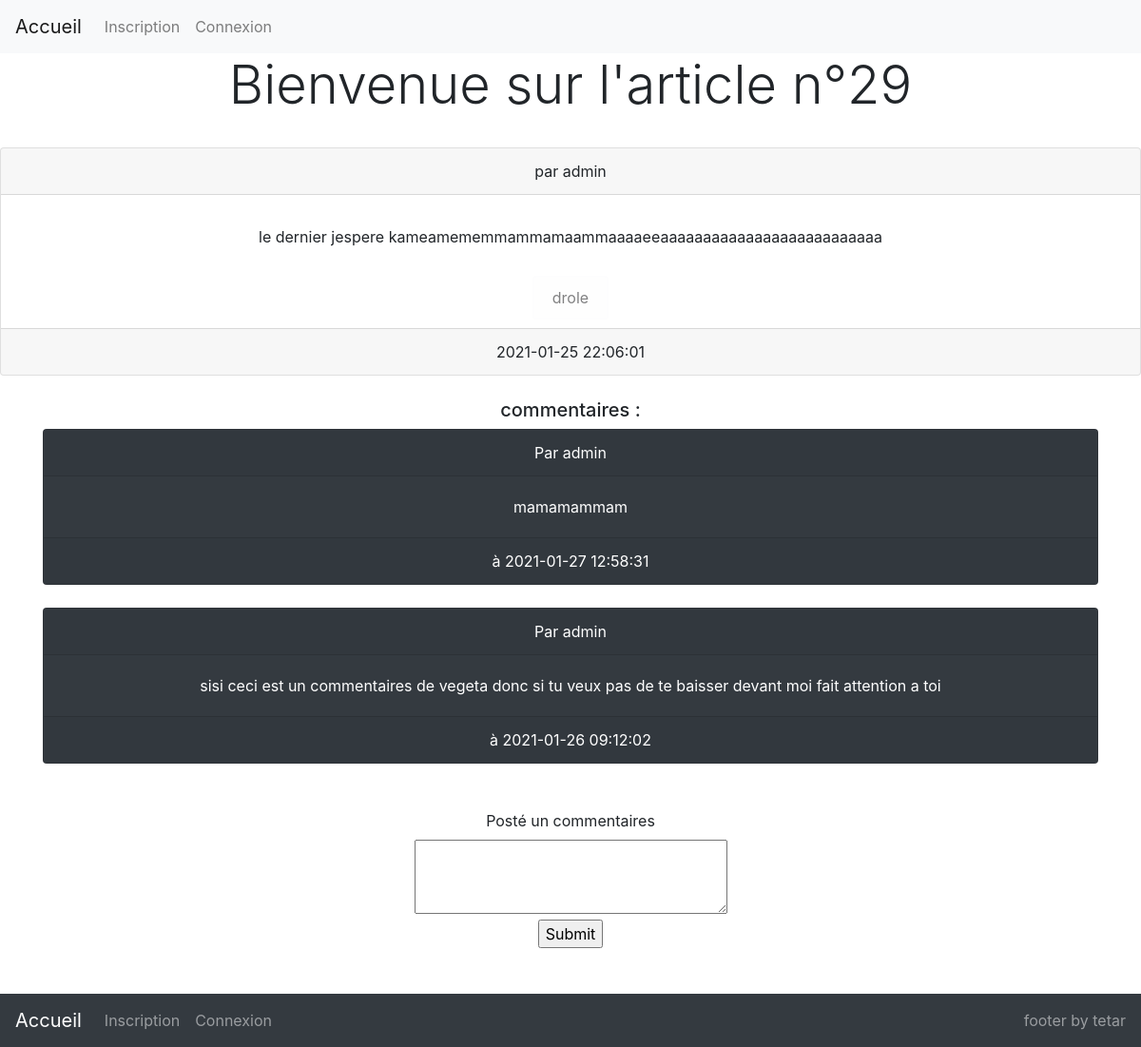
/article.php?id=29, run on the app's committed database.
### tables this page shows
CREATE TABLE `articles` (
  `id` int(11) NOT NULL,
  `article` text NOT NULL,
  `id_utilisateur` int(11) NOT NULL,
  `id_categorie` int(11) NOT NULL,
  `date` timestamp NOT NULL DEFAULT current_timestamp() ON UPDATE current_timestamp()
);

CREATE TABLE `utilisateurs` (
  `id` int(11) NOT NULL,
  `login` varchar(255) NOT NULL,
  `password` varchar(255) NOT NULL,
  `email` varchar(255) NOT NULL,
  `id_droits` int(11) NOT NULL
);

CREATE TABLE `categories` (
  `id` int(11) NOT NULL,
  `nom` varchar(80) NOT NULL
);

CREATE TABLE `commentaires` (
  `id` int(11) NOT NULL,
  `commentaire` varchar(1024) NOT NULL,
  `id_article` int(11) NOT NULL,
  `id_utilisateur` int(11) NOT NULL,
  `date` timestamp NOT NULL DEFAULT current_timestamp() ON UPDATE current_timestamp()
);

### _config/Db.php (called while the page is built)
<?php
class db{
	private static $instance = null;
public static function getPdo(): PDO
{
	if (self::$instance === null) {
	self::$instance = new PDO('mysql:host=localhost;dbname=blog;charset=utf8', 'root', '', [
    PDO::ATTR_ERRMODE => PDO::ERRMODE_EXCEPTION,
    PDO::ATTR_DEFAULT_FETCH_MODE => PDO::FETCH_ASSOC
]);
}
	return self::$instance;
}
}

### controllers/Article_controller/Article_controller.php (called while the page is built, shortened)
<?php
require_once'models/Article_model/Article_model.php';
class articlecontroller extends controller
{
    private $models;
    private $id_article;
         public function __construct(){
        $this->models = new articlemodel();
    }
public function verifGetidarticle(){
    if(isset($_GET['id']) && !empty($_GET['id'])){
    $this->id_article = intval($_GET['id']);
    return $this->id_article;
}
else{
    header('location:articles.php?start=1');
    }
}
public function selectArticle(){
return $article = $this->models->selectArticleId($this->id_article);
}
public function selectAllCom(){
   return $com = $this->models->selectcomforArticle($this->id_article);
}
}

### models/Model.php (called while the page is built, shortened)
<?php
require_once('_config/Db.php');
class model{
    public function __construct(){
		$this->pdo = \db::getPdo();
	}
}

### models/Article_model/Article_model.php (called while the page is built, shortened)
<?php
require_once('models/Model.php');
class articlemodel extends model
{
    protected $pdo;
public function selectArticleId($id){
    $sql = "SELECT articles.id, articles.article, articles.date, utilisateurs.login, categories.nom FROM articles INNER JOIN utilisateurs ON articles.id_utilisateur = utilisateurs.id INNER JOIN categories ON articles.id_categorie = categories.id WHERE articles.id = :id";
    $stmt = $this->pdo->prepare($sql);
    $stmt->execute([
        'id' => $id
    ]);
while($user = $stmt->fetchAll(PDO::FETCH_ASSOC)){
        return $user;
    }
}
public function selectcomforArticle($id_article){
    $sql = "SELECT * FROM commentaires INNER JOIN utilisateurs ON commentaires.id_utilisateur = utilisateurs.id WHERE id_article = :id_article ORDER BY date DESC";
     $stmt = $this->pdo->prepare($sql);
    $stmt->execute([
        'id_article' => $id_article
    ]);
while($user = $stmt->fetchAll(PDO::FETCH_ASSOC)){
        return $user;
    }
}
    }
?>

### article.php (the view, shortened to what this page needs)
<?php
require_once'controllers/Article_controller/Article_controller.php';
require_once'views/Articles_view.php';
$controllers = new articlecontroller();
$view = new articleview();
$controllers->verifGetidarticle($_GET);
$article = $controllers->selectArticle();
$com = $controllers->selectAllCom();
?>
<section class="text-center">
    <h1 class="display-4">Bienvenue sur l'article n°<?= $article[0]['id'] ?></h1><br>
    <div class="card text-center">
        <div class="card-header">
            par <?= $article[0]['login'] ?>
        </div>
        <div class="card-body">
            <p class="card-text">
                <?= $article[0]['article'] ?>
            </p>
            <br>
            <span class="alert alert-light">
                <?= $article[0]['nom'] ?>
            </span>
        </div>
        <div class="card-footer">
            <?= $article[0]['date'] ?>
        </div>
    </div>
    <br>
    <h5 class="">commentaires :</h5>
      <?php
      $view->viewCommentaire($com);
        ?>
    <br>
    <form action="" method="post">
       <label for=""> Posté un commentaires</label><br>
        <textarea name="com" id="" cols="30" rows="3">
        </textarea><br>
        <input type="submit" name="submit">
        <br>
    </form><br><br>
</section>
<?php
$pageContent = ob_get_clean();
require_once('views/templates/layout.php');
?>

### views/Articles_view.php (shortened to what this page needs)
<?php
require_once'models/Article_model/Article_model.php';
class articleview
{
 public function viewCommentaire($com){
    $c=0;
    while(isset($com[$c])){
        echo"<div class='container'><div class='card text-center bg-dark text-white'>
        <div class='card-header'>Par ".$com[$c]['login']."</div><div class='card-body'>".$com[$c]['commentaire']."</div><div class='card-footer'>à ".$com[$c]['date']."</div></div></div></div><br>";
        $c++;
    }
 }
}

### views/templates/layout.php (shortened to what this page needs)
<!DOCTYPE html>
<html lang="fr">
<head>
	<link rel="stylesheet" href="https://cdn.jsdelivr.net/npm/bootstrap@4.5.3/dist/css/bootstrap.min.css">
	<link rel="stylesheet" href="./assets/style/style.css">
</head>
<body>
	<header>
		<nav class="navbar navbar-expand-lg navbar-light bg-light">
  <a class="navbar-brand" href="index.php">Accueil</a>
  <div class="collapse navbar-collapse" id="navbarNav">
    <ul class="navbar-nav">
    <?php if(!isset($_SESSION['login'])){?>
      <li class="nav-item">
        <a class="nav-link" href="inscription.php">Inscription<span class="sr-only sr-only-focusable">(current)</span></a>
      </li>
      <li class="nav-item">
        <a class="nav-link" href="connexion.php">Connexion</a>
      </li>
<?php
}
?>
    </ul>
  </div>
</nav>
	</header>
	<main>
	    <?= $pageContent ?>
	</main>
	<footer class="text-center">
	<nav class="navbar navbar-expand-lg navbar-dark bg-dark">
  <a class="navbar-brand" href="index.php">Accueil</a>
  <div class="collapse navbar-collapse" id="navbarNav">
    <ul class="navbar-nav mr-auto">
    <?php if(!isset($_SESSION['login'])){?>
      <li class="nav-item">
        <a class="nav-link" href="inscription.php">Inscription<span class="sr-only sr-only-focusable">(current)</span></a>
      </li>
      <li class="nav-item">
        <a class="nav-link" href="connexion.php">Connexion</a>
      </li>
<?php
}
?>
    </ul>
        <span class="navbar-text">footer by tetar</span>
  </div>
</nav>
</footer>
</body>
</html>

### assets/style/style.css (style rules this page uses)
html, section.login { height: 100%; }

### data on the page
articles: id "29", id_utilisateur.login "admin", article "le dernier jespere kameamememmammamaammaaaaeeaaaaaaaaaaaaaaaaaaaaaaaaaa", id_categorie.nom "drole", date "2021-01-25 22:06:01"
commentaires: id_utilisateur.login "admin", commentaire "mamamammam", date "2021-01-27 12:58:31"
commentaires: id_utilisateur.login "admin", commentaire "sisi ceci est un commentaires de vegeta donc si tu veux pas de te baisser devant moi fait attention a toi", date "2021-01-26 09:12:02"
